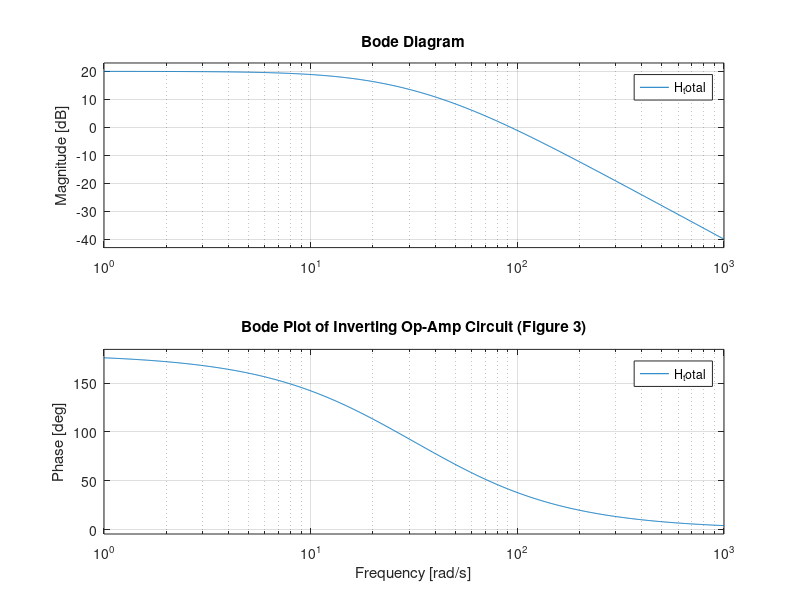

MATLAB code to generate this figure:
% Component values from Table II for Figure 3
R1 = 10e3;         % Ohms
C1 = 2e-6;         % Farads

RA = 100e3;        % Ohms
RB = 100e3;        % Ohms
C2 = 8.2e-6;       % Farads

RLOAD = 100e3;     % Ohms
Cout = 0.5e-6;     % Farads

R2 = 100e3;        % Ohms (from note: R2 = 0.5 * RA to minimize bias current error)

% Define each stage's transfer function
s = tf('s');

% Input network (R1-C1)
H1 = 1 / (1 + s * R1 * C1);

% Bias network (RA//RB with C2), forms a high-pass filter, but for AC gain we focus on the gain path
% You can ignore the bias filter in gain, but it affects PSRR

% Output network (Rload-Cout)
H3 = 1 / (1 + s * RLOAD * Cout);

% Overall gain (inverting op-amp gain)
Gain = -R2 / R1;

% Total transfer function (cascaded response)
H_total = Gain * H1 * H3;

% Bode plot
figure;
bode(H_total);
grid on;
title('Bode Plot of Inverting Op-Amp Circuit (Figure 3)');
 